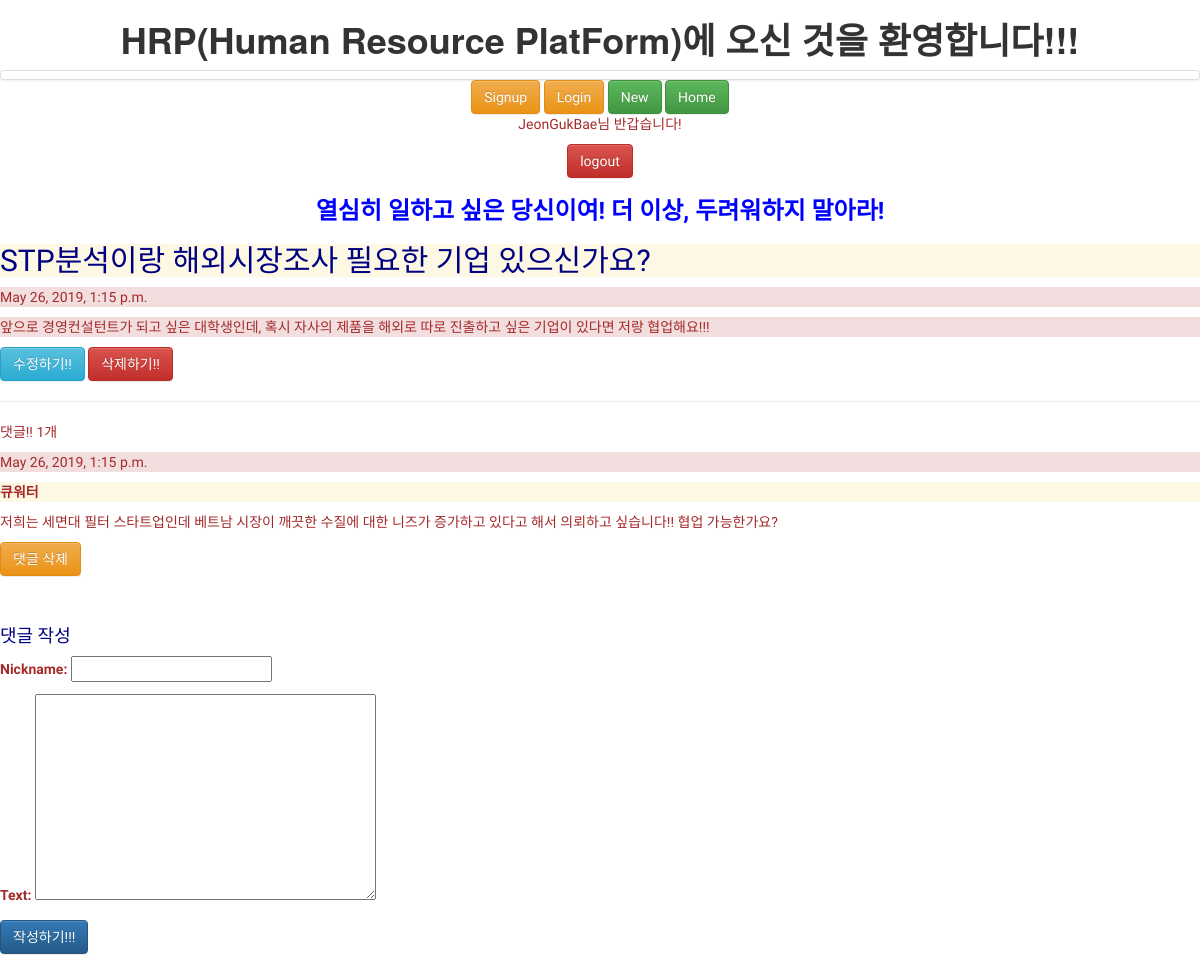
The page /MP/post/8/ (signed in) on the database its author committed.
### MP/models.py (models this page shows, shortened)
class Post(models.Model):
    author = models.ForeignKey('auth.User', on_delete=models.CASCADE)
    title = models.CharField(max_length=200)
    text = models.TextField()
    created_date = models.DateTimeField(default = timezone.now)
    published_date = models.DateTimeField(blank = True, null = True)

class Comment(models.Model):
    post = models.ForeignKey('MP.Post', related_name='comments', on_delete=models.CASCADE)
    nickname = models.CharField(max_length=200)
    text = models.TextField()
    created_date = models.DateTimeField(default=timezone.now)

### MP/views.py (the view)
# urls.py: path('post/<int:post_id>/', views.detail, name='detail'),
@login_required
def detail(request, post_id):
    post_detail = get_object_or_404(Post, pk=post_id)
    form = CommentForm()
    return render(request, 'MP/detail.html', {'post': post_detail, 'form':form,})

### MP/forms.py
class CommentForm(forms.ModelForm):
    class Meta:
        model = Comment
        fields = ('nickname', 'text')

### MP/templates/MP/detail.html (shortened to what this page needs)
{% extends "MP/base.html" %}
{% block content %}
    <div>
        <h2 class="bg-warning">{{post.title}}</h2>
        <p class="bg-danger">{{post.created_date}}</p>
        <p class="bg-danger">{{post.text}}</p>
        <a href = "{% url 'edit' post.id %}" class="btn btn-info">수정하기!!</a>
        <a href = "{% url 'delete' post.id %}" class="btn btn-danger">삭제하기!!</a>
    </div>
    <hr>
    <p>댓글!! {{post.comments.count}}개</p>
    {% for comment in post.comments.all %}
    <div>
        <p class="bg-danger">{{comment.created_date}}</p>
        <p class="bg-warning"><strong>{{comment.nickname}}</strong></p>
        <p class="bg-danger">{{comment.text|linebreaks}}</p>
        <a href = "{% url 'comment_delete' comment_id=comment.id %}" class="btn btn-warning" onclick="return confirm('정말로 삭제하시겠습니까?')">댓글 삭제</a>
        <br>
        <br>
        <br>
    </div>
    {% empty %}
    <p>댓글이 존재하지 않습니다!!!</p>
    {% endfor %}
    <div class="form-group">
        <h4>댓글 작성</h4>
        <form method="POST" action="{% url 'add_comment' post.id%}">
            {{ form.as_p }}
            <button type="submit" class="btn btn-primary">작성하기!!!</button>
        </form>
    </div>
{% endblock %}

### MP/templates/MP/base.html (shortened to what this page needs)
{% load static %}
<head>
    <link rel = "stylesheet" href = "{% static 'css/MP.css' %}">
    <link rel="stylesheet" href="https://maxcdn.bootstrapcdn.com/bootstrap/3.3.2/css/bootstrap.min.css">
    <link rel="stylesheet" href="https://maxcdn.bootstrapcdn.com/bootstrap/3.3.2/css/bootstrap-theme.min.css">
</head>
<body>
    <h1><strong>HRP(Human Resource PlatForm)에 오신 것을 환영합니다!!!</strong></h1>
    <img src = {% static 'img/WORK.jpg'%} height = "300px" alt="" class="img-thumbnail" style="margin-left: auto; margin-right: auto; display: block;"/>
    <div class = "mainlinks">
        <a href = "{% url 'accounts:signup' %}" class="btn btn-warning" >Signup</a>
        <a href = "{% url 'login' %}" class="btn btn-warning" >Login</a>
        <a href = "{% url 'new' %}" class="btn btn-success">New</a>
        <a href = "{% url 'home' %}" class="btn btn-success">Home</a>
        {% if user.is_active %}
        <p>{{ user.username }}님 반갑습니다!</p>
        <p><a href = "{% url 'logout' %}" class="btn btn-danger">logout</a></p>
        {% else %}
        <p>당신은 로그인 하지 않았습니다! 로그인 해주세요!</p>
        {% endif %}
        <h3 id = "Yes"><strong>열심히 일하고 싶은 당신이여! 더 이상, 두려워하지 말아라!</strong></h3>
    </div>
    {% block content %}
    {% endblock %}
</body>

### MP/static/css/MP.css (style rules this page uses)
h1 { font-weight: bold; text-align: center; color: gold; font-family: 'Stylish', sans-serif; }
h2 { color: navy; font-family: 'Stylish', sans-serif; font-weight: normal; }
h4 { color:goldenrod; font-family: 'Cute Font', cursive; }
p { color: brown; font-family: 'Gaegu', cursive; }
a { color: coral; font-family: 'Hi Melody', cursive; }
div { color: navy; font-family: 'Stylish', sans-serif; }
.mainlinks { color: coral; font-family: 'Hi Melody', cursive; text-align: center; margin-left: 10px; margin-right: 10px; }
#Yes { position: relative; color: blue; text-align: center; font-family: 'Stylish', sans-serif; }

### rows shown on the page
Post: title "STP분석이랑 해외시장조사 필요한 기업 있으신가요?", created_date "May 26, 2019, 1:15 p.m.", text "앞으로 경영컨설턴트가 되고 싶은 대학생인데, 혹시 자사의 제품을 해외로 따로 진출하고 싶은 기업이 있다면 저랑 협업해요!!!", comments.count "1"
Comment: created_date "May 26, 2019, 1:15 p.m.", nickname "큐워터", text "저희는 세면대 필터 스타트업인데 베트남 시장이 깨끗한 수질에 대한 니즈가 증가하고 있다고 해서 의뢰하고 싶습니다!! 협업 가능한가요?"

### other values the page prints
{{ user.username }} "JeonGukBae"
